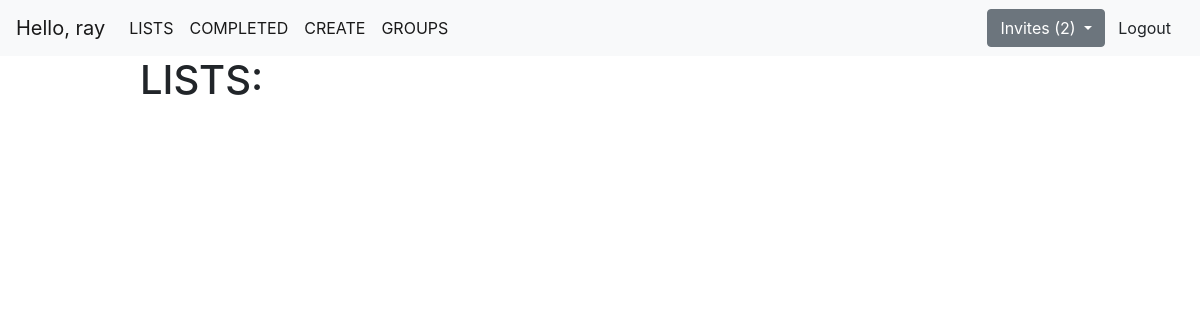
Page /current/ (signed in) on the earlier database version.
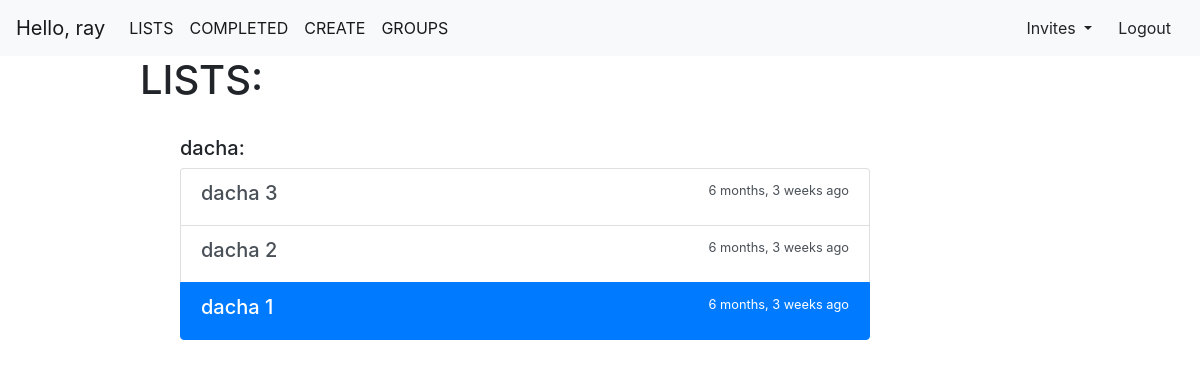
Same page on the later database version.
### todo_app/models.py (models this page shows, shortened)
class Group(models.Model):
    name = models.CharField(max_length=100)
    users = models.ManyToManyField(User, through='GroupUser')
    def __str__(self):
        return self.name

class Todo(models.Model):
    title = models.CharField(max_length=150)
    description = models.TextField(blank=True)
    importance = models.BooleanField(default=False)
    creation_time = models.DateTimeField(auto_now_add=True)
    completion_time = models.DateTimeField(null=True, blank=True)
    user = models.ForeignKey(User, on_delete=models.CASCADE)
    group = models.ForeignKey(Group, on_delete=models.CASCADE, blank=True, null=True)

### todo_app/views.py (the view)
# urls.py: path('current/', views.current_todos, name='current_todos'),
@login_required
def current_todos(request):
    user_todos = Todo.objects.filter(user=request.user, completion_time__isnull=True, group=None).order_by('-creation_time')
    groups = map(
        lambda x: x.group,
        filter(
            lambda gu: gu.status == 'C' or gu.status == 'M',
            GroupUser.objects.filter(user=request.user)
        )
    )
    todos = {'self': user_todos}
    for group in groups:
        group = Group.objects.get(name=group)
        todos[group.name] = Todo.objects.filter(group=group.pk, completion_time__isnull=True).order_by('-creation_time')
    return render(request, '../templates/todo_app/current_todos.html', {'todos': todos})

### todo_app/context_processor.py (called while the page is built)
def invites_processor(request):
    try:
        invites = GroupUser.objects.filter(user=request.user, status='I')
        return {'invites': invites}
    except TypeError:
        return {}

### templates/todo_app/current_todos.html (shortened to what this page needs)
{% extends 'base.html' %}
{% block content %}
    <div class="container">
        <div class="row">
            <div class="col col-lg-1"></div>
            <div class="col col-lg-8">
                <h1>LISTS:</h1>
                <ul>
                    {% if todos.self %}
                            {% for todo in todos.self %}
                                        {% load humanize %}
                            {% endfor %}
                    {% endif %}
                    {% for group, gr_todos in todos.items %}
                        {% if gr_todos and group != 'self' %}
                            <br><h5>{{ group }}:</h5>
                            <div class="list-group">
                                {% for todo in gr_todos %}
                                    <a href="{% url 'view_todo' todo.id %}" class="list-group-item list-group-item-action flex-column align-items-start{% if todo.importance %} active{% endif %}">
                                        <div class="d-flex w-100 justify-content-between">
                                            <h5 class="mb-1">{{ todo.title }}</h5>
                                            <small>{{ todo.creation_time|naturaltime }}</small>
                                        </div>
                                    </a>
                                {% endfor %}
                            </div>
                        {% endif %}
                    {% endfor %}
                </ul>
            </div>
            <div class="col col-lg-3"></div>
        </div>
    </div>
{% endblock %}

### templates/base.html (shortened to what this page needs)
<!doctype html>
<html lang="en">
<head>
    <link rel="stylesheet" href="https://stackpath.bootstrapcdn.com/bootstrap/4.5.0/css/bootstrap.min.css"
>
    {% load static %}
</head>
<body>
{% if user.is_authenticated %}
    <nav id="navbar-example2" class="navbar navbar-expand-lg navbar-light bg-light">
        <a class="navbar-brand" href="{% url 'home' %}">Hello, {{ user.username }}</a>
        <div class="collapse navbar-collapse" id="navbarSupportedContent">
            <ul class="navbar-nav mr-auto">
                <li class="nav-item active">
                    <a class="nav-link" href="{% url 'current_todos' %}">LISTS <span class="sr-only">(current)</span></a>
                </li>
                <li class="nav-item active">
                    <a class="nav-link" href="{% url 'completed_todos' %}">COMPLETED <span class="sr-only">(current)</span></a>
                </li>
                <li class="nav-item active">
                    <a class="nav-link" href="{% url 'create_todo' %}">CREATE <span class="sr-only">(current)</span></a>
                </li>
                <li class="nav-item active">
                    <a class="nav-link" href="{% url 'groups' %}">GROUPS <span class="sr-only">(current)</span></a>
                </li>
            </ul>
            <div class="dropdown">
            <button class="btn {% if invites %}btn-secondary{% endif %} dropdown-toggle" type="button"
                    id="dropdownMenuButton" data-toggle="dropdown" aria-haspopup="true" aria-expanded="false">
                Invites {% if invites %}({{ invites|length }}){% endif %}
            </button>
        </div>
        <ul class="nav nav-pills">
            <li class="nav-item">
                <form action="{% url 'logout_user' %}" method="post">
                    <button type="submit" class="btn btn-default">Logout</button>
                </form>
            </li>
        </ul>
        </div>
    </nav>
{% endif %}
{% block content %}{% endblock %}
</body>
</html>

Differences in the rows shown:
added Group: todos "dacha"
added Todo: title "dacha 3", creation_time "6 months, 3 weeks ago"
added Todo: title "dacha 2", creation_time "6 months, 3 weeks ago"
added Todo: title "dacha 1", creation_time "6 months, 3 weeks ago", importance True (drawn)
Other differences:
{{ invites|length }}: "2" → (not shown)
